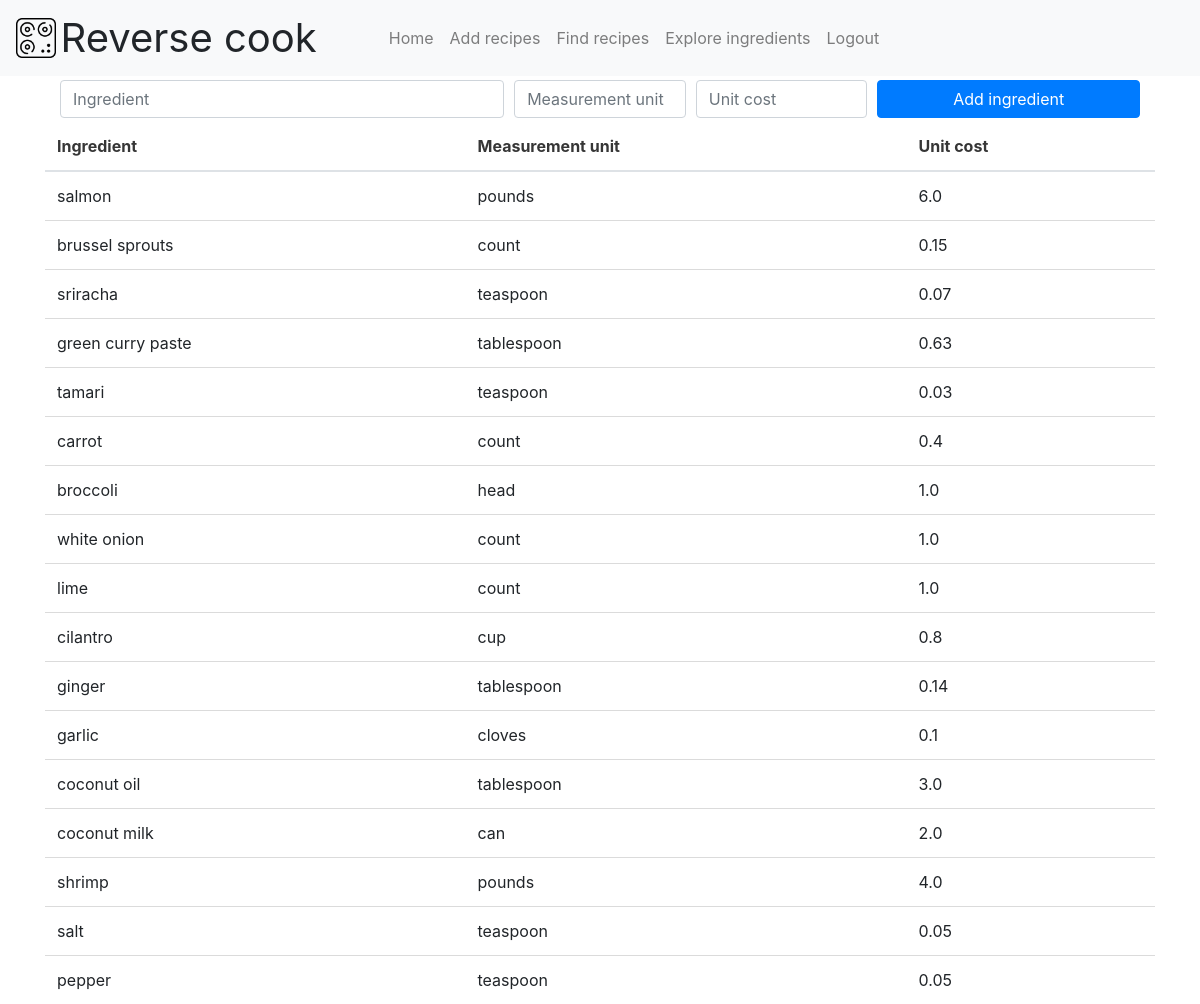
Page /explore_ingredients (signed in) on the committed database.
### app.py (models this page shows, shortened)
class Ingredient(db.Model):
	id = db.Column(db.Integer, primary_key=True)
	name = db.Column(db.String(128), nullable=False,
		unique=True)
	created_at = db.Column(db.DateTime, nullable=False,
		default=datetime.utcnow)
	measurement_unit=db.Column(db.String(64), nullable=False)
	unit_cost=db.Column(db.Float(), nullable=False)
	recipeingredient = db.relationship('RecipeIngredient', backref='ingredient',\
		lazy=True)

### app.py (the view)
@app.route('/explore_ingredients', methods=['GET', 'POST'])
@login_required
def explore_ingredients():
	if request.method == 'POST':
		name = request.form['name']
		measurement_unit = request.form['measurement_unit']
		unit_cost = request.form['unit_cost']
		new_ingredient = Ingredient(name=name, measurement_unit=measurement_unit,
			unit_cost=unit_cost)
		try:
			db.session.add(new_ingredient)
			db.session.commit()
			return redirect('/explore_ingredients')
		except:
			return "There was a problem adding a new ingredient."
	else:
		ingredients = Ingredient.query.order_by(Ingredient.created_at.desc()).all()
		return render_template('ingredients.html', ingredients=ingredients)

### app.py (called while the page is built)
@login_manager.user_loader
def load_user(user_id):
    return User.query.get(int(user_id))

### templates/ingredients.html
{% extends 'base.html' %}
{% block content %}
<div class="container">
	{% include 'snippets/add_ingredient.html' %}
	{% if ingredients|length < 1 %}
	<p>No ingredients have been added.(</p>
	{% else %}
	<table class="table">
		<thead>
			<tr>
				<th>Ingredient</th>
				<th>Measurement unit</th>
				<th>Unit cost</th>
			</tr>
		</thead>
		<tbody>
			{% for ingredient in ingredients %}
			<tr>
				<td>{{ ingredient.name }}</td>
				<td>{{ ingredient.measurement_unit }}</td>
				<td>{{ ingredient.unit_cost }} </td>
			</tr>
			{% endfor %}
		</tbody>
	</table>
	{% endif %}
</div>
{% endblock content %}

### static/css/main.css (style rules this page uses)
body, html { background: #FFFFFF; height: 100%; margin: 0; }

### rows in the picture
Ingredient: name "salmon", measurement_unit "pounds", unit_cost "6.0"
Ingredient: name "brussel sprouts", measurement_unit "count", unit_cost "0.15"
Ingredient: name "sriracha", measurement_unit "teaspoon", unit_cost "0.07"
Ingredient: name "green curry paste", measurement_unit "tablespoon", unit_cost "0.63"
Ingredient: name "tamari", measurement_unit "teaspoon", unit_cost "0.03"
Ingredient: name "carrot", measurement_unit "count", unit_cost "0.4"
Ingredient: name "broccoli", measurement_unit "head", unit_cost "1.0"
Ingredient: name "white onion", measurement_unit "count", unit_cost "1.0"
Ingredient: name "lime", measurement_unit "count", unit_cost "1.0"
Ingredient: name "cilantro", measurement_unit "cup", unit_cost "0.8"
Ingredient: name "ginger", measurement_unit "tablespoon", unit_cost "0.14"
Ingredient: name "garlic", measurement_unit "cloves", unit_cost "0.1"
Ingredient: name "coconut oil", measurement_unit "tablespoon", unit_cost "3.0"
Ingredient: name "coconut milk", measurement_unit "can", unit_cost "2.0"
Ingredient: name "shrimp", measurement_unit "pounds", unit_cost "4.0"
Ingredient: name "salt", measurement_unit "teaspoon", unit_cost "0.05"
Ingredient: name "pepper", measurement_unit "teaspoon", unit_cost "0.05"
